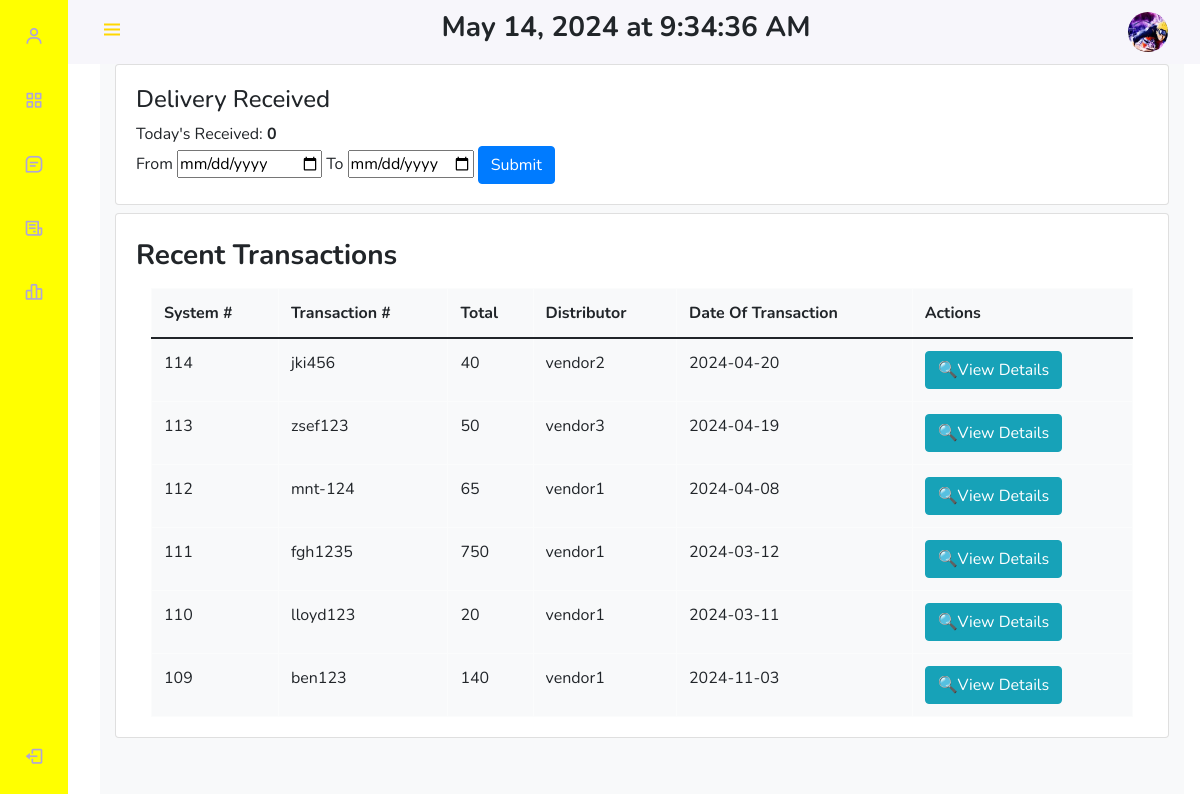
Page /pages/user/user_rdu.php (signed in) on the committed database.
### tables this page shows
CREATE TABLE `accounts` (
  `id` int(11) NOT NULL,
  `username` varchar(50) NOT NULL,
  `password` varchar(256) DEFAULT NULL,
  `email` varchar(100) NOT NULL,
  `role_as` int(11) NOT NULL,
  `picture` varchar(255) DEFAULT NULL
);

CREATE TABLE `deliver_received` (
  `post_trans_number` int(11) NOT NULL,
  `receipt_trans_number` varchar(256) NOT NULL,
  `date_received` date NOT NULL,
  `vendor_name` varchar(255) NOT NULL,
  `total` double NOT NULL,
  `received_by` varchar(256) NOT NULL
);

### pages/user/user_rdu.php (the view, shortened to what this page needs)
<?php
include '../../database/config.php';
?>
<!DOCTYPE html>
<html lang="en">
<head>
    <?php include "user_ham.php"; ?>
    <div class="height-100 bg-light">
        <div class="col-md-12 mb-2">
            <div class="card">
                <div class="card-body">
                    <h4>Delivery Received</h4>
                    <?php
                    $today =  date("Y-m-d");
                    if (isset($_POST['submit'])) {
                        date_default_timezone_set('Asia/Manila');
                        $today =  date("Y-m-d");
                        $startDate = $_POST['startDate'];
                        $endDate = $_POST['endDate'];
                        $total_query = "SELECT SUM(total) as total_amount FROM deliver_received WHERE date_received BETWEEN '$startDate' AND '$endDate'";
                        $total_result = mysqli_query($conn, $total_query);
                        $total_row = mysqli_fetch_assoc($total_result);
                        $capital = $total_row['total_amount'];
                        echo "The Received from " . $startDate . " to " . $endDate . ":" . "<b>" . $capital . "</b>";
                    } else {
                        $today =  date("Y-m-d");
                        $total_query = "SELECT SUM(total) as total_amount FROM deliver_received WHERE date_received = '$today'";
                        $total_result = mysqli_query($conn, $total_query);
                        $total_row = mysqli_fetch_assoc($total_result);
                        $capital = $total_row['total_amount'];
                        if (empty($capital)) {
                            $capital = 0;
                        }
                        echo "Today's Received: " . "<b>" . $capital . "</b>";
                    }
                    ?>
                    <form action="" method="post">
                        <label for="">From</label>
                        <input type="date" id="startDate" name="startDate" placeholder="Start Date (YYYY/MM/DD)" pattern="\d{4}/\d{2}/\d{2}" required>
                        <label for="">To</label>
                        <input type="date" id="endDate" name="endDate" placeholder="End Date (YYYY/MM/DD)" pattern="\d{4}/\d{2}/\d{2}" required max="<?php echo $today; ?>">
                        <input type="submit" name="submit" class="btn btn-primary"></input>
                    </form>
                </div>
            </div>
        </div>
        <div class="col-md-12 mb-4">
            <div class="card">
                <div class="card-body bottom" id="content">
                    <p class="card-title text-start fs-3"><b>Recent Transactions</b></p>
                    <section class="intro">
                        <div class="gradient-custom-2 h-100">
                            <div class="mask d-flex align-items-center h-100">
                                <div class="container">
                                    <div class="row justify-content-center">
                                        <div class="col-12">
                                            <div class="table-responsive">
                                                <table class="table table-light table-bordered mb-0" style="height:46.5vh; width: 100%;">
                                                    <thead>
                                                        <t>
                                                            <th scope="col">System #</th>
                                                            <th scope="col">Transaction #</th>
                                                            <th scope="col">Total</th>
                                                            <th scope="col">Distributor</th>
                                                            <th scope="col">Date Of Transaction</th>
                                                            <th scope="col">Actions</th>
                                                    </thead>
                                                    <tbody>
                                                        <?php
                                                        $query = "SELECT * FROM deliver_received ORDER BY post_trans_number DESC LIMIT 6";
                                                        $result = mysqli_query($conn, $query);
                                                        while ($row = mysqli_fetch_assoc($result)) {
                                                        ?>
                                                            <tr>
                                                                <td><?php echo $row['post_trans_number']; ?></td>
                                                                <td class="id"><?php echo $row['receipt_trans_number']; ?></td>
                                                                <td class="total"><?php echo $row['total']; ?></td>
                                                                <td><?php echo $row['vendor_name']; ?></td>
                                                                <td class="date"><?php echo $row['date_received']; ?></td>
                                                                <td><a href='#' class='btn btn-info view_details'>🔍View Details</a></td>
                                                            </tr>
                                                        <?php
                                                        }
                                                        ?>
                                                    </tbody>
                                                </table>
                                            </div>
                                        </div>
                                    </div>
                                </div>
                            </div>
                        </div>
                    </section>
                </div>
            </div>
        </div>
    </div>
    </body>
</html>

### pages/user/user_ham.php (shortened to what this page needs)
<?php
include "../../database/config.php";
$usn = $_SESSION['user_name'];
$sql = "SELECT picture FROM accounts WHERE username = '$usn'";
$result = mysqli_query($conn, $sql);
if ($result->num_rows > 0) {
    $row = $result->fetch_assoc();
    $picture_name = $row["picture"];
}
?>
<link rel="stylesheet" href="https://code.jquery.com/ui/1.13.2/themes/base/jquery-ui.css">
<link rel="stylesheet" href="https://cdn.jsdelivr.net/npm/bootstrap@5.0.0-beta1/dist/css/bootstrap.min.css">
<link rel="stylesheet" href="https://cdn.jsdelivr.net/npm/bootstrap@5.0.0-beta1/dist/js/bootstrap.bundle.min.js">
<link rel="stylesheet" href="https://cdnjs.cloudflare.com/ajax/libs/jquery/3.2.1/jquery.min.js">
<link rel="stylesheet" href="https://cdn.jsdelivr.net/npm/boxicons@latest/css/boxicons.min.css">
<link href="https://cdn.jsdelivr.net/npm/select2@4.1.0-rc.0/dist/css/select2.min.css" rel="stylesheet" />
<link rel="stylesheet" href="https://stackpath.bootstrapcdn.com/bootstrap/4.5.2/css/bootstrap.min.css">
<link rel="stylesheet" href="https://cdn.jsdelivr.net/npm/sweetalert2@10">
</head>
<?php
if ($_SESSION['role_as'] == '3') {
    echo "
   <body>
    <body id='body-pd'>
    <header class='header' id='header'>
        <div class='header_toggle'> <i class='bx bx-menu' id='header-toggle' style='color:#FFD700 !important;'></i> </div>
        <div class='header_time'>
            <h3><b><span id='current_datetime'></span></b></h3>
        </div>
        <div class='header_img'><img src='../../img/$picture_name' alt=''></div>
    </header>
    <div class='l-navbar' id='nav-bar' style = 'background-color:yellow !important;' >
        <nav class='nav' >
            <div>
                <a href='user_view_profile.php' class='nav_link' title='Profile'> <i class='bx bx-user nav_icon'></i> <span class='nav_name'>View Profile</span> </a>
                <div class='nav_list'>
                    <a href='user_page.php' class='nav_link active' title='Dashboard'> <i class='bx bx-grid-alt nav_icon'></i> <span class='nav_name'>Dashboard</span> </a>
                 <a href='user_rdu_send.php' class='nav_link' title='Push Order'> <i class='bx bx-message-square-detail nav_icon'></i> <span class='nav_name'>Push Order</span> </a>
                 <a href ='user_rdu_received_item.php' class='nav_link' title='Receive Deliver'> <i class='bx bx-receipt nav_icon'></i> <span class='nav_name'>Receive Deliver</span> </a>
                  <a href='user_rdu_view_stock.php' class='nav_link' title='Stocks'> <i class='bx bx-bar-chart-alt-2 nav_icon'></i> <span class='nav_name'>View Stocks</span> </a>
            </div>
            </div> <a href='../../actions/logout.php' class='nav_link' title='logOut'> <i class='bx bx-log-out nav_icon'></i> <span class='nav_name'>SignOut</span> </a>
        </nav>
    </div>
    ";
}
?>

### pages/user/user_ham.php (style rules this page uses)
:root { --header-height: 3rem; --nav-width: 68px; --first-color: #4723D9; --first-color-light: #AFA5D9; --white-color: #F7F6FB; --body-font: 'Nunito', sans-serif; --normal-font-size: 1rem; --z-fixed: 100 }
body { position: relative; margin: var(--header-height) 0 0 0; padding: 0 1rem; font-family: var(--body-font); font-size: var(--normal-font-size); transition: .5s }
a { text-decoration: none }
.header { width: 100%; height: var(--header-height); position: fixed; top: 0; left: 0; display: flex; align-items: center; justify-content: space-between; padding: 0 1rem; background-color: var(--white-color); z-index: var(--z-fixed); transition: .5s }
.header_toggle { color: var(--first-color); font-size: 1.5rem; cursor: pointer }
.header_img { width: 35px; height: 35px; display: flex; justify-content: center; border-radius: 50%; overflow: hidden }
.header_img img { width: 40px }
.l-navbar { position: fixed; top: 0; left: -30%; width: var(--nav-width); height: 100vh; background-color: var(--first-color); padding: .5rem 1rem 0 0; transition: .5s; z-index: var(--z-fixed) }
.nav { height: 100%; display: flex; flex-direction: column; justify-content: space-between; overflow: hidden }
.nav_logo, .nav_link { display: grid; grid-template-columns: max-content max-content; align-items: center; column-gap: 1rem; padding: .5rem 0 .5rem 1.5rem }
.nav_link { position: relative; color: var(--first-color-light); margin-bottom: 1.5rem; transition: .3s }
.nav_icon { font-size: 1.25rem }
.height-100 { height: 100vh }
@media screen and (min-width: 768px) { body { margin: calc(var(--header-height) + 1rem) 0 0 0; padding-left: calc(var(--nav-width) + 2rem) } }
@media screen and (min-width: 768px) { .header { height: calc(var(--header-height) + 1rem); padding: 0 2rem 0 calc(var(--nav-width) + 2rem) } }
@media screen and (min-width: 768px) { .header_img { width: 40px; height: 40px } }
@media screen and (min-width: 768px) { .header_img img { width: 45px } }
@media screen and (min-width: 768px) { .l-navbar { left: 0; padding: 1rem 1rem 0 0 } }

### rows in the picture
accounts: picture (picture)
deliver_received: post_trans_number "114", receipt_trans_number "jki456", total "40", vendor_name "vendor2", date_received "2024-04-20"
deliver_received: post_trans_number "113", receipt_trans_number "zsef123", total "50", vendor_name "vendor3", date_received "2024-04-19"
deliver_received: post_trans_number "112", receipt_trans_number "mnt-124", total "65", vendor_name "vendor1", date_received "2024-04-08"
deliver_received: post_trans_number "111", receipt_trans_number "fgh1235", total "750", vendor_name "vendor1", date_received "2024-03-12"
deliver_received: post_trans_number "110", receipt_trans_number "lloyd123", total "20", vendor_name "vendor1", date_received "2024-03-11"
deliver_received: post_trans_number "109", receipt_trans_number "ben123", total "140", vendor_name "vendor1", date_received "2024-11-03"

### other values in the picture
$capital "0"
